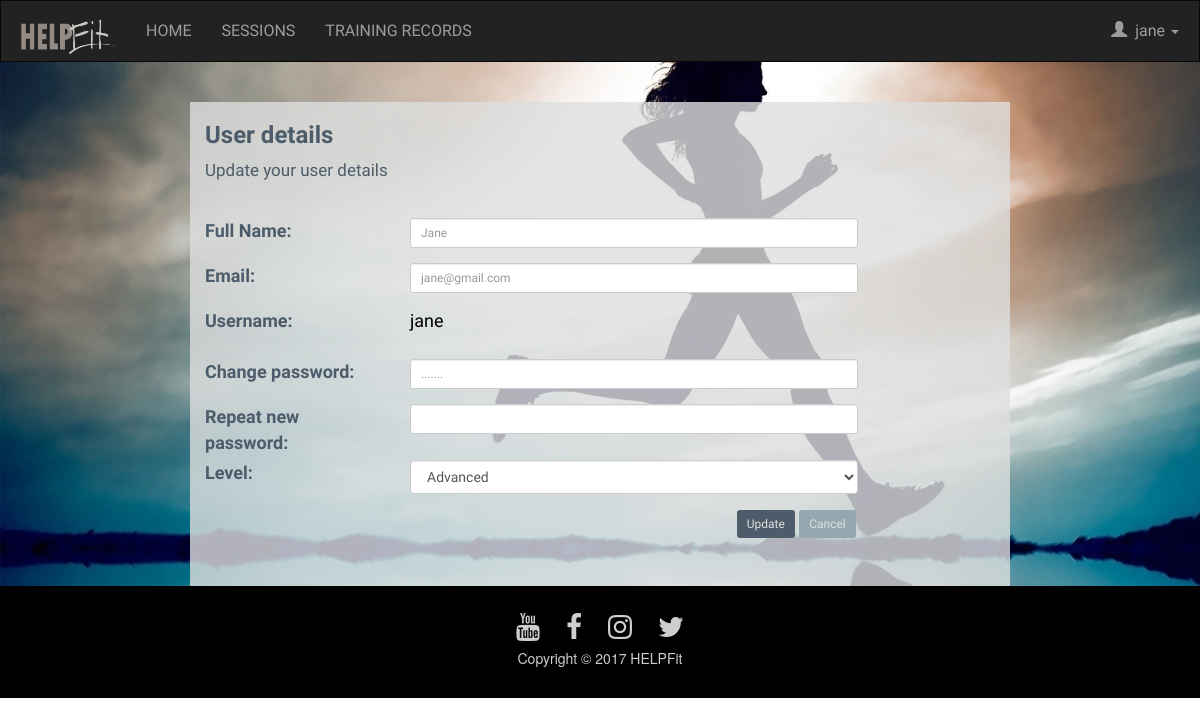
The page /userdetailsmember.php?username=jane on the database its author committed.
### tables this page shows
CREATE TABLE `user` (
  `username` varchar(50) NOT NULL,
  `password` varchar(20) NOT NULL,
  `fullname` varchar(50) NOT NULL,
  `email` varchar(30) NOT NULL
);

CREATE TABLE `member` (
  `username` varchar(50) NOT NULL,
  `level` varchar(20) NOT NULL
);

### userdetailsmember.php (the view, shortened to what this page needs)
<?php
$con = new mysqli('localhost','root','','HELPFit');
$username = $_GET['username'];
$sql1 = "SELECT username, fullname, email FROM user where username = '$username'";
$result = $con->query($sql1);
$sql2 = "SELECT username, level FROM member where username = '$username'";
$result2 = $con->query($sql2);
 ?>
<html>
<head>
  <link href="css/bootstrap.min.css" rel="stylesheet">
  <link href="css/font-awesome.min.css" rel="stylesheet">
  <link rel="stylesheet" type="text/css" href="HELPFit.css">
</head>
<body>
<div id="userdetailsbg">
  <nav id="navbar" class="navbar navbar-inverse">
  <div class="container-fluid">
    <div class="navbar-header">
      <a class="navbar-brand" href="homepage.php"><img id="logo" src="fitnessLogo.png"></a>
    </div>
    <div class="collapse navbar-collapse" id="myNavbar">
    <ul class="nav navbar-nav">
      <li><a href="homepage.php">HOME</a></li>
      <li><a href="recordNewTrainingSession.php">SESSIONS</a></li>
      <li><a href="viewtrainingrecordstrainer.php">TRAINING RECORDS</a></li>
    </ul>
    <ul class="nav navbar-nav navbar-right">
        <li class="dropdown"><a href="#"class="dropdown-toggle" data-toggle="dropdown">
          <span class="glyphicon glyphicon-user"></span> &nbsp;<?php echo $_SESSION["username"]; ?>
          <span class="caret"></span></a>
          </a></li>
    </ul>
  </div>
</div>
</nav>
<br>
<div class="row">
<div id="userdetails" class="container col-sm-8 col-sm-offset-2 col-xs-10 col-xs-offset-1">
  <h3 id="pagetitle"> User details </h3>
  <p id="grey"> Update your user details</p>
  <br>
  <div class="updatedetails">
    <form name="updateform" action="updatemember.php" method="post">
      <?php
                while($row = $result->fetch_assoc()){
      ?>
    <div class="row">
      <label class="col-xs-12 col-sm-3">Full Name:</label>
      <div class="form-group col-sm-7 col-xs-9">
          <input type="text" name="fullname" class="form-control input-sm" id="inputFullname" placeholder="<?php echo $row['fullname'];?>">
      </div>
    </div>
    <div class="row">
      <label class="col-xs-12 col-sm-3">Email:</label>
      <div class="form-group col-sm-7 col-xs-9">
          <input type="text" name="email" class="form-control input-sm" id="inputEmail" placeholder="<?php echo $row['email'];?>">
      </div>
    </div>
    <div class="row">
      <label class="col-xs-12 col-sm-3">Username:</label>
      <div class="form-group col-sm-7 col-xs-12">
        <p><?php echo $row['username'];?></p>
      </div>
    </div>
    <div class="row">
      <label class="col-xs-12 col-sm-3">Change password:</label>
      <div class="form-group col-sm-7 col-xs-9">
          <input type="password" name="password" class="form-control input-sm" id="inputPassword" placeholder="......."
          oninput="repeatpassword()">
      </div>
    </div>
    <div class="row">
      <label class="col-xs-12 col-sm-3">Repeat new password:</label>
      <div class="form-group col-sm-7 col-xs-9">
          <input type="password" name="repeatpassword" class="form-control input-sm" id="inputrepeatPassword">
      </div>
      <?php
    }
                while($row = $result2->fetch_assoc()){
                  $beginner = "";
                  $advanced = "";
                  $expert = "";
                  if($row['level']=="Advanced"){
                    $advanced = "selected";
                  }
      ?>
    </div>
    <div class="row">
    <label class="col-xs-12 col-sm-3">Level:</label>
    <div class="form-group col-sm-7 col-xs-9">
      <select name="level" class="form-control">
          <option value="Beginner" <?php echo $beginner; ?>>Beginner</option><option value="Advanced" <?php echo $advanced; ?>>Advanced</option><option value = "Expert"<?php echo $expert; ?>>Expert</option>
      </select>
    </div>
    </div>
    <?php
  }
  ?>
    <div class="row">
      <div class="col-sm-offset-8 col-xs-offset-6">
    <button id="btn1" type="submit" name="updatebtn" class="btn-success btn-sm" onclick="validateForm2()"> Update </button>
    <button id="btn2" type="submit" name="cancelbtn" class="btn-secondary btn-sm" onclick="location.href='homepage.html';"> Cancel </button>
  </div>
</div>
</form>
</div>
</div>
<br><br>
</div>
<footer>
    <br>
    <table align="center">
      <tr><td>
          <a id="iconcolor" class ="btn btn-social-icon btn-youtube" href="http://youtube.com//">
            <span class="fa fa-youtube fa-2x"></span></a>
        </td>
        <td>
          <a id="iconcolor" class ="btn btn-social-icon btn-facebook" href="http://facebook.com//">
            <span class="fa fa-facebook fa-2x"></span>
          </a>
        </td>
        <td>
          <a id="iconcolor" class ="btn btn-social-icon btn-instagram" href="http://instagram.com//">
            <span class="fa fa-instagram fa-2x"></span>
          </a>
        </td>
        <td>
          <a id="iconcolor" class ="btn btn-social-icon btn-twitter" href="http://twitter.com//">
            <span class="fa fa-twitter fa-2x"></span>
          </a>
        </td>
      </tr>
      </table>
     <p id="copyright"class="text-center">Copyright &copy; 2017 HELPFit</p>
     <br>
</footer>
</body>
</html>

### HELPfit.css (style rules this page uses)
body { overflow-x: hidden; }
#logo { width:100; height:auto; }
#mynavbar { font-size: 16px; margin:0; padding: 5px 5px; overflow-x: hidden; }
#navbar { border-radius: 0; font-family: 'Mallanna', sans-serif; }
#grey { font-family: 'Catamaran', sans-serif; color:#4C5C6A; font-size: 17px; }
#pagetitle { font-family: 'Catamaran', sans-serif; color:#4C5C6A; font-weight: bold; }
#copyright { color:#CECECE; }
#iconcolor { color:#CECECE; }
p { color:black; }
footer { background-color: black; position:relative; bottom: 0; width:100%; }
#userdetailsbg { background-image: url("fitnesspic1.jpg"); background-size:cover; height:auto; }
#userdetails { background-color: rgba(222,223,223,0.8); height:auto; padding-bottom: 30px; font-family: 'Mallanna', sans-serif; font-size: 18px; color: #4C5C6A; }
#btn1 { background-color: #4C5C6A; color: #DEDFDF; border-style:none; }
#btn2 { background-color: #95A7B0; color: #DEDFDF; border-style:none; box-shadow: 0; }

### rows shown on the page
user: fullname "Jane", email "jane@gmail.com", username "jane"

### other values the page prints
$_SESSION["username"] "jane"
